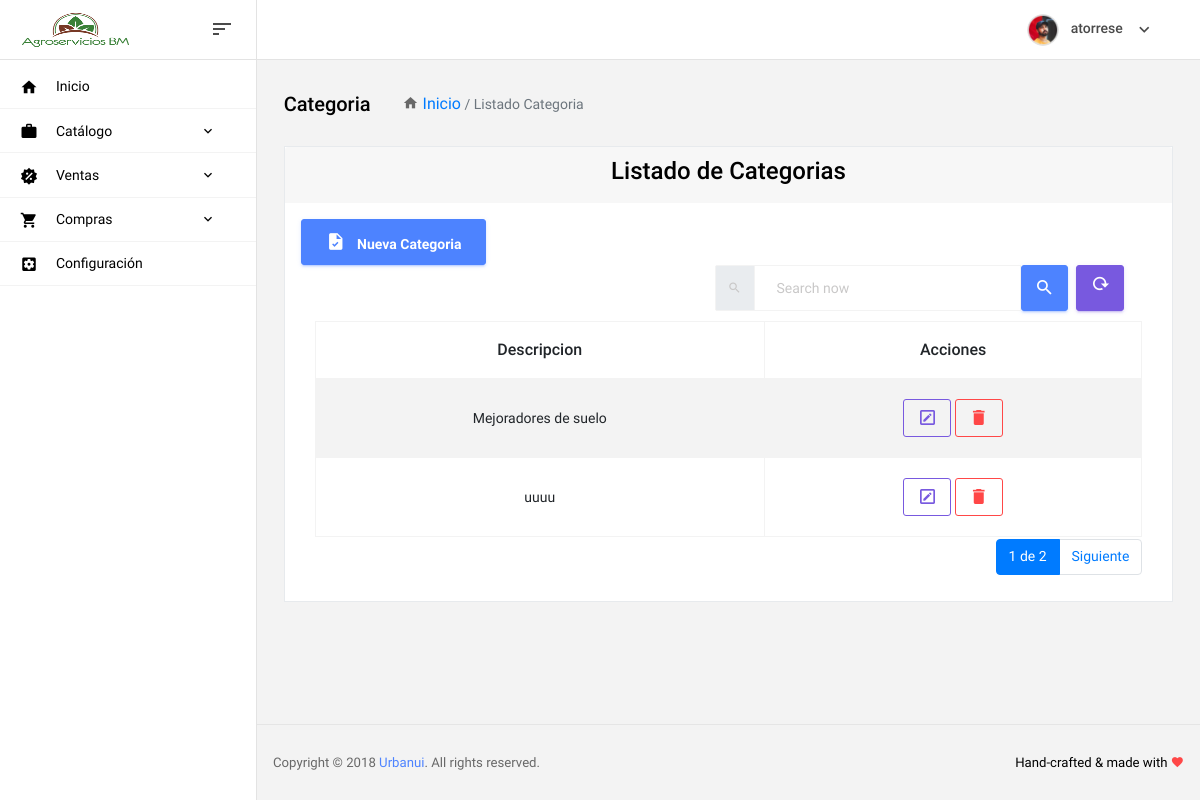
/catalog/category/ (signed in), run on the app's committed database.
### security/models.py (models this page shows, shortened)
class Business(models.Model):
    name = models.CharField(max_length=100)
    alias = models.CharField(max_length=20)
    description = models.CharField(max_length=200, blank=True)
    icon = models.ImageField(upload_to='media/Business/icon/',null=False,blank=False,error_messages={'required':'Cargar Un Imagen Para El icono de la Empresa'})
    def  Icon(self):
        if self.icon:
            return mark_safe('<img src="%s" style="width:45px; height:45px;"/>'%self.icon.url)
        else:
            return 'imagen no disponible'
    icon.short_description='Icon'
    class Meta:
        verbose_name = 'Empresa'
        verbose_name_plural = 'Empresas'

class GroupModule(models.Model):
    name = models.CharField(max_length=100)
    descripcion = models.CharField(max_length=200, blank=True)
    icon = models.CharField(null=True,blank=True,max_length=100)
    modules = models.ManyToManyField(Module)
    groups = models.ManyToManyField(Group)
    priority = models.IntegerField(null=True, blank=True)
    class Meta:
        verbose_name = 'Grupo de Módulos'
        verbose_name_plural = 'Grupos de Módulos'
        ordering = ('priority',)

class Module(models.Model):
    url = models.CharField(max_length=100)
    name = models.CharField(max_length=100)
    icon = models.CharField(max_length=100)
    description = models.CharField(max_length=100)
    available = models.BooleanField(default=True)
    order = models.IntegerField(default=0)
    class Meta:
        verbose_name = 'Módulo'
        verbose_name_plural = 'Módulos'
        ordering = ('order',)

### catalog/models.py (models this page shows)
class Category(ModelBase):
    Name = models.CharField(verbose_name='Categoria', max_length=100, unique=True)
    '''Image = models.ImageField()
    Image = models.ImageField(upload_to='media/mark/icon/',null=False,blank=False,error_messages={'required':'Cargar Un Imagen Para El icono de la Empresa'})

    def  Icon(self):
        if self.icon:
            return mark_safe('<img src="%s" style="width:45px; height:45px;"/>'%self.icon.url)
        else:
            return 'imagen no disponible'
    icon.short_description='Icon'''
    def __str__(self):
        return '{}'.format(self.Name)
    class Meta:
        verbose_name='Categoria'
        verbose_name_plural='Categorias'
        ordering= ('Name',)

### catalog/category/views.py (the view)
class Index(LoginRequiredMixin, ListView, OldDataMixin):
    template_name = 'catalog/categories/index.html'
    model = Category
    paginate_by = 2
    context_object_name = 'categories'
    attributes = {'search':''}
    def get_queryset(self):
        search = self.get_old_data('search')
        return  Category.objects.filter(Name__icontains = search,status= True).order_by('-created_at')
    def get_context_data(self, *, object_list=None, **kwargs):
        context = super(Index,self).get_context_data(**kwargs)
        Add_Data(context)
        return self.get_all_olds_datas(context = context,attributes = self.attributes)
    def get(self, request, *args, **kwargs):
        response = super(Index,self).get(request,*args,**kwargs)
        if self.request.is_ajax():
            categories = self.get_queryset()
            data={}
            if categories:
                data = [{'id': category.pk, 'value': category.Name} for category in categories]
            return JsonResponse({'data': data})
        return response

### security/business/forms.py (shortened to what this page needs)
class BusinessForm(forms.ModelForm):
    name = forms.CharField(min_length=4)
    alias = forms.CharField(min_length=1)
    description = forms.CharField()
    icon = forms.FileField
    class Meta:
        model = Business
        fields  = ['name','alias','description','icon']

### SGAGRO/funciones.py (called while the page is built)
def Add_Data(context):
    context['GroupModules'] = GroupModule.objects.all().order_by('priority')
    b=Business.objects
    context['Business']= b.first() if b.exists() else None
    context['formBusiness']= BusinessForm(instance=b.first() )if b.exists() else None
    context['now'] = datetime.now().date()

### utils/mixins.py (called while the page is built)
    def get_old_data(self, name, value=''):
        return self.request.GET[name] if name in self.request.GET else value

    def get_all_olds_datas(self, context, attributes):
        for key, value in attributes.items():
            context[key] = self.get_old_data(key, value)
        return context

### templates/catalog/categories/index.html (shortened to what this page needs)
{% extends 'layout/base.html' %}
{% load static %}
{% block content %}
    <div class="container-fluid">
        {% include 'shared/_urlnav.html' with main=0 nameModel='Categoria' %}
        <div class="row">
            <div class="col-xl-12">
        <div class="card card-shadow mb-4">
            <div class="card-header border-0">
                <div class="custom-title-wrap bar-primary text-md-centerm text-center">
                    <div class="custom-title"><h3>Listado de Categorias</h3></div>
                </div>
            </div>
            {% include 'shared/_button-new.html' with btnText='Nueva Categoria' btnUrl='catalog:category.store'%}
            {% include 'catalog/categories/partials/_filters.html' %}
            <div class="card-body">
                <div class="table-responsive text-center">
                    <div id="data_table_wrapper" class="dataTables_wrapper container-fluid dt-bootstrap4">
                        <div class="row">
                            <div class="col-sm-12">
                                <table id="data_table" class="table table-bordered table-striped  data-table" cellspacing="0" role="grid" aria-describedby="data_table_info">
                                    <thead>
                                    <tr role="row" class="odd">
                                        <th class="sorting_asc" tabindex="0" aria-controls="data_table" rowspan="1" colspan="1" aria-sort="ascending" aria-label="Name: activate to sort column descending" style="width: 40px;">Descripcion</th>
                                        <th class="sorting" tabindex="0" aria-controls="data_table" rowspan="1" colspan="1" aria-label="Position: activate to sort column ascending" style="width: 30px;">Acciones</th>
                                    <tbody>
                                    {% for category in categories %}
                                        <tr role="row" class="even">
                                            <td>{{ category }}</td>
                                            <td>
                                                <a class="btn btn-outline-info  btn-sm form-pill btn-edit" title="Editar"
                                                   data-original-title="Editar"
                                                   href="{% url 'catalog:category.update' pk=category.id %}">
                                                    <i class="mdi mdi-pencil-box-outline"></i>
                                                </a>
                                                <a class="btn btn-outline-danger btn-sm form-pill btn-eliminar" title="Eliminar"
                                                   href="{% url 'catalog:category.delete' pk=category.id %}">
                                                    <i class="mdi mdi-delete"></i>
                                                </a>
                                            </td>
                                        </tr>
                                        {% empty %}
                                        <tr>
                                            <td colspan="2" >No existen Registros</td>
                                        </tr>
                                    {% endfor %}
                                    </tbody>
                                </table>
                            </div>
                        </div>
                        <div class="row">
                            <div class="col-sm-12 col-md-5">
                            </div>
                            <div class="col-sm-12 col-md-7">
                                {% include 'shared/_pagination.html' %}
                            </div>
                        </div>
                    </div>
                </div>
            </div>
        </div>
    </div>
        </div>
    </div>
{% endblock %}

### templates/layout/partials/_navbar.html (shortened to what this page needs)
{% load static %}
<nav class="navbar col-lg-12 col-12 p-0 fixed-top  ">
    <div class="navbar-brand-wrapper d-flex justify-content-center">
<div class="navbar-brand-inner-wrapper d-flex justify-content-between align-items-center w-100">
  <a class="navbar-brand brand-logo" href="{% url 'security:home'%}"><img src="{{Business.icon.url}}" alt="logo"/></a>  {% comment %} {% static  'SGAGRO/images/logo-mini.svg' %} {% endcomment %}
  <button class="navbar-toggler navbar-toggler align-self-center" type="button" data-toggle="minimize">
    <span class="mdi mdi-sort-variant"></span>
  </button>
</div>
</div>
<div class="navbar-menu-wrapper d-flex align-items-center justify-content-end">
<ul class="navbar-nav navbar-nav-right">
  <li class="nav-item nav-profile dropdown">
    <a class="nav-link dropdown-toggle" href="#" data-toggle="dropdown" id="profileDropdown">
      <img src="{% static  'SGAGRO/images/faces/face5.jpg' %}" alt="profile"/>
      <span class="nav-profile-name">{{user}}</span>
    </a>
  </li>
</ul>
</div>
</nav>

### templates/layout/partials/_sidebar.html (shortened to what this page needs)
<nav class="sidebar sidebar-offcanvas menu" id="sidebar">
        <ul class="nav">
          <li class="nav-item">
            <a class="nav-link" href="{% url 'security:home' %}">
              <i class="mdi mdi-home menu-icon"></i>
              <span class="menu-title">Inicio</span>
            </a>
          </li>
           {% for groupM in GroupModules %}
              <li class="nav-item">
            <a class="nav-link" data-toggle="collapse" href="#id_menu_{{ groupM.name }}" aria-expanded="false" aria-controls="id_menu_{{ groupM.name }}">
              <i class="{{ groupM.icon }} menu-icon"></i>
              <span class="menu-title">{{ groupM.name }}</span>
              <i class="menu-arrow"></i>
            </a>
          </li>
            {% endfor %}
          <li class="nav-item">
            <a class="nav-link" href="{% url 'security:setting.update' 1 %}">
              <i class="mdi mdi-settings-box menu-icon"></i>
              <span class="menu-title">Configuración</span>
            </a>
          </li>
        </ul>
      </nav>

### templates/shared/_urlnav.html (shortened to what this page needs)
<div class="d-flex mb-4">
                    <h4 class=" d-inline-block pr-3 mr-3 "> {{ nameModel }}</h4>
                   <a href="{% url 'security:home' %}"> <i class="mdi mdi-home text-muted hover-cursor"></i> Inicio </a>
                   <p class="breadcrumb-item {% if main == 0 %}active{% endif %} " aria-current="page">&nbsp;/&nbsp;{% if main == 1 %}<a href="{% url textUrl %}">Listado {{ nameModel }}</a>{% else %}Listado {{ nameModel }}{% endif %}</p>
</div>

### data on the page
Business: icon (picture)
GroupModule: name "Catálogo"
GroupModule: name "Ventas"
GroupModule: name "Compras"
Module: name "Categoria"
Category: Name "Mejoradores de suelo"
Category: Name "uuuu"

### other printed values
{{ user }} "atorrese"
{{ btnText }} "Nueva Categoria"
{{ page_obj.number }} "1"
{{ page_obj.paginator.num_pages }} "2"
